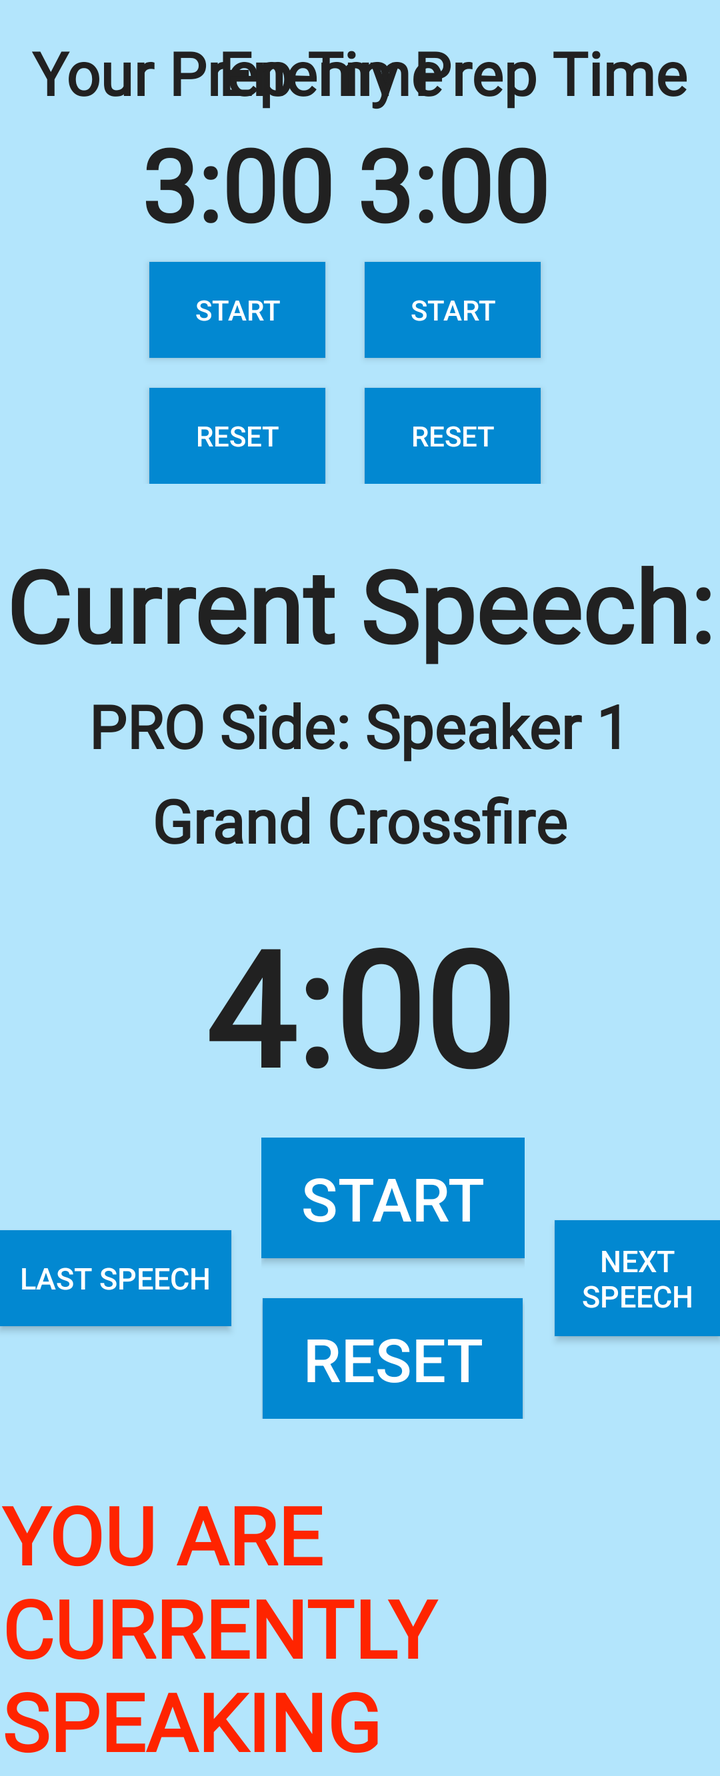
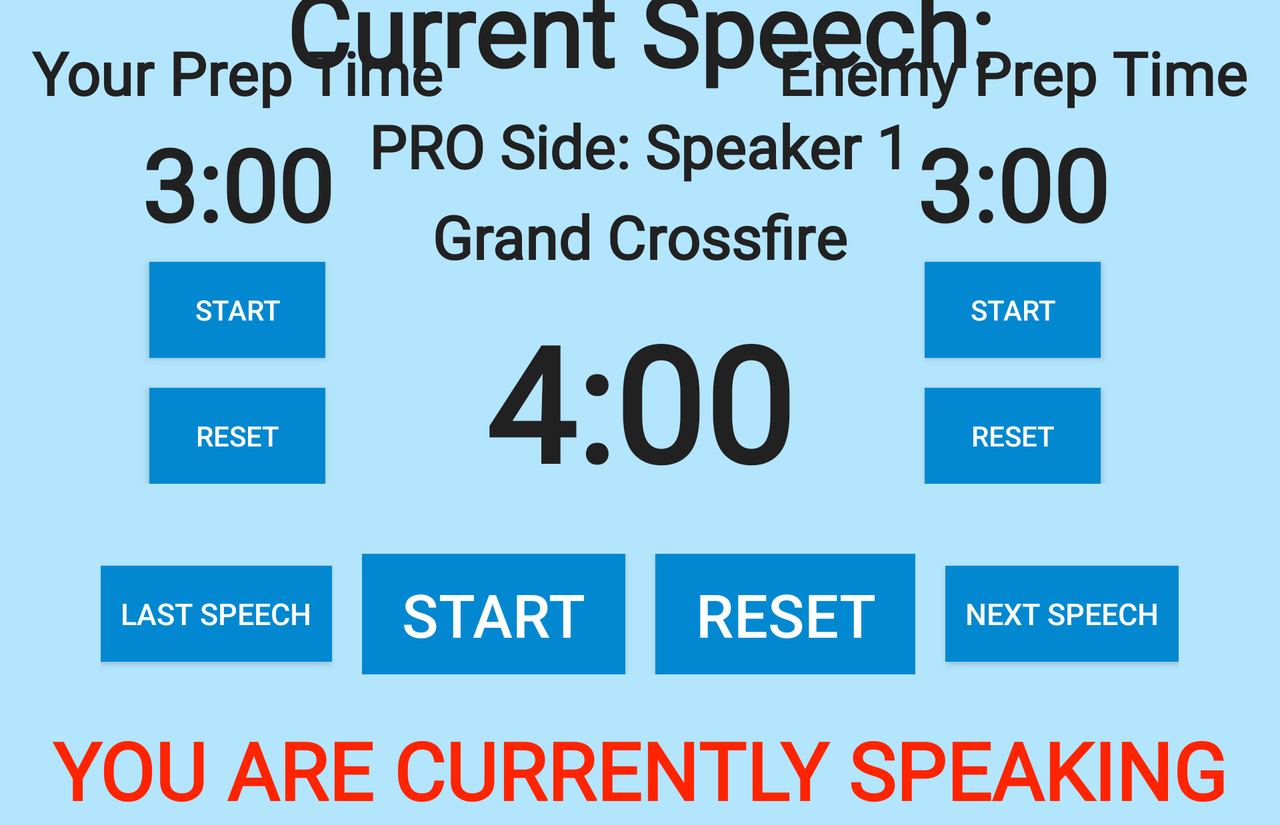

One screen, two layout resources from the same app: the default and the repository's alternative for another configuration. Each is rendered where Android would select it; the XML of both is given below.
<!-- AndroidManifest.xml: application theme AppTheme -->
<!-- res/layout/fragment_debate_timer.xml -->
<?xml version="1.0" encoding="utf-8"?>
<ScrollView xmlns:android="http://schemas.android.com/apk/res/android"
    xmlns:tools="http://schemas.android.com/tools"
    android:layout_width="match_parent"
    android:layout_height="match_parent"
    android:background="#B3E5FC"
    tools:context=".DebateTimerFragment">
    <LinearLayout
        android:layout_width="match_parent"
        android:layout_height="wrap_content"
        android:orientation="vertical">
        <RelativeLayout
            android:layout_width="wrap_content"
            android:layout_height="wrap_content">

            <LinearLayout
                android:id="@+id/myPrepTime"
                android:layout_width="wrap_content"
                android:layout_height="wrap_content"
                android:layout_margin="15dp"
                android:orientation="vertical">

                <TextView
                    android:layout_width="wrap_content"
                    android:layout_height="wrap_content"
                    android:fontFamily="@font/ostrich"
                    android:text="@string/your_prep_time"
                    android:textColor="#212121"
                    android:textSize="30sp"
                    android:textStyle="bold"
                    android:padding = "1dp"/>

                <TextView
                    android:id="@+id/myTimerText"
                    android:layout_width="wrap_content"
                    android:layout_height="wrap_content"
                    android:layout_gravity="center"
                    android:fontFamily="@font/ostrich"
                    android:text="@string/_3_00"
                    android:textColor="#212121"
                    android:textSize="50sp"
                    android:textStyle="bold"
                    android:padding = "1dp"/>

                <Button
                    android:id="@+id/myStopTimer"
                    android:layout_width="wrap_content"
                    android:layout_height="wrap_content"
                    android:layout_gravity="center"
                    android:layout_marginTop="5dp"
                    android:background="#0288D1"
                    android:text="@string/start"
                    android:textColor="#ffffff" />

                <Button
                    android:id="@+id/myResetTimer"
                    android:layout_width="wrap_content"
                    android:layout_height="wrap_content"
                    android:layout_gravity="center"
                    android:layout_marginTop="15dp"
                    android:background="#0288D1"
                    android:text="@string/reset"
                    android:textColor="#ffffff" />
            </LinearLayout>

            <LinearLayout
                android:id="@+id/opponentPrepTime"
                android:layout_width="wrap_content"
                android:layout_height="wrap_content"
                android:layout_alignParentRight="true"
                android:layout_margin="15dp"
                android:orientation="vertical">

                <TextView
                    android:layout_width="wrap_content"
                    android:layout_height="wrap_content"
                    android:fontFamily="@font/ostrich"
                    android:text="@string/enemy_prep_time"
                    android:textColor="#212121"
                    android:textSize="30sp"
                    android:textStyle="bold"
                    android:padding = "1dp"/>

                <TextView
                    android:id="@+id/opponentTimerText"
                    android:layout_width="wrap_content"
                    android:layout_height="wrap_content"
                    android:layout_gravity="center"
                    android:fontFamily="@font/ostrich"
                    android:text="@string/_3_00"
                    android:textColor="#212121"
                    android:textSize="50sp"
                    android:textStyle="bold"
                    android:padding = "1dp"/>

                <Button
                    android:id="@+id/opponentStopTimer"
                    android:layout_width="wrap_content"
                    android:layout_height="wrap_content"
                    android:layout_gravity="center"
                    android:layout_marginTop="5dp"
                    android:background="#0288D1"
                    android:text="@string/start"
                    android:textColor="#ffffff" />

                <Button
                    android:id="@+id/opponentResetTimer"
                    android:layout_width="wrap_content"
                    android:layout_height="wrap_content"
                    android:layout_gravity="center"
                    android:layout_marginTop="15dp"
                    android:background="#0288D1"
                    android:text="@string/reset"
                    android:textColor="#ffffff" />
            </LinearLayout>
        </RelativeLayout>

        <TextView
            android:layout_width="wrap_content"
            android:layout_height="wrap_content"
            android:layout_gravity="center"
            android:layout_marginTop="11dp"
            android:fontFamily="@font/ostrich"
            android:text="@string/current_speech"
            android:textColor="#212121"
            android:textSize="50sp"
            android:textStyle="bold"
            android:padding = "1dp"/>

        <TextView
            android:id="@+id/currentSpeaker"
            android:layout_width="wrap_content"
            android:layout_height="wrap_content"
            android:layout_gravity="center"
            android:layout_marginTop="5dp"
            android:fontFamily="@font/ostrich"
            android:text="@string/pro_side_speaker_1"
            android:textColor="#212121"
            android:textSize="30sp"
            android:textStyle="bold"
            android:padding = "1dp"/>

        <TextView
            android:id="@+id/currentSpeech"
            android:layout_width="wrap_content"
            android:layout_height="wrap_content"
            android:layout_gravity="center"
            android:layout_marginTop="5dp"
            android:fontFamily="@font/ostrich"
            android:text="@string/grand_crossfire"
            android:textColor="#212121"
            android:textSize="30sp"
            android:textStyle="bold"
            android:padding = "1dp"/>

        <TextView
            android:id="@+id/currentTimer"
            android:layout_width="wrap_content"
            android:layout_height="wrap_content"
            android:layout_gravity="center"
            android:layout_marginTop="15dp"
            android:fontFamily="@font/ostrich"
            android:text="@string/_4_00"
            android:textColor="#212121"
            android:textSize="80sp"
            android:textStyle="bold"
            android:padding = "3dp"/>

        <LinearLayout
            android:layout_width="wrap_content"
            android:layout_height="wrap_content"
            android:layout_gravity="center"
            android:layout_marginTop="10dp">

            <Button
                android:id="@+id/currentPreviousTimer"
                android:layout_width="wrap_content"
                android:layout_height="wrap_content"
                android:layout_gravity="center"
                android:layout_marginRight="15dp"
                android:background="#0288D1"
                android:padding="10dp"
                android:text="@string/last_speech"
                android:textColor="#ffffff"
                android:textSize="15sp" />
            <LinearLayout
                android:layout_width="wrap_content"
                android:layout_height="wrap_content"
                android:orientation = "vertical"
                android:layout_marginRight="15dp">
                <Button
                    android:id="@+id/currentStopTimer"
                    android:layout_width="wrap_content"
                    android:layout_height="wrap_content"
                    android:layout_gravity="center"
                    android:background="#0288D1"
                    android:paddingTop = "10dp"
                    android:paddingBottom="10dp"
                    android:paddingLeft="20dp"
                    android:paddingRight ="20dp"
                    android:text="@string/start"
                    android:textColor="#ffffff"
                    android:textSize="30sp" />
                <Button
                    android:id="@+id/currentResetTimer"
                    android:layout_width="wrap_content"
                    android:layout_height="wrap_content"
                    android:layout_gravity="center"
                    android:background="#0288D1"
                    android:paddingTop = "10dp"
                    android:paddingBottom="10dp"
                    android:paddingLeft="20dp"
                    android:paddingRight ="20dp"
                    android:layout_marginTop = "20dp"
                    android:text="@string/reset"
                    android:textColor="#ffffff"
                    android:textSize="30sp" />
            </LinearLayout>


            <Button
                android:id="@+id/currentNextTimer"
                android:layout_width="wrap_content"
                android:layout_height="wrap_content"
                android:layout_gravity="center"
                android:background="#0288D1"
                android:padding="10dp"
                android:text="@string/next_speech"
                android:textColor="#ffffff"
                android:textSize="15sp" />
        </LinearLayout>

        <TextView
            android:id="@+id/youAreCurrent"
            android:layout_width="wrap_content"
            android:layout_height="wrap_content"
            android:layout_gravity="center"
            android:layout_marginTop="30dp"
            android:fontFamily="@font/ostrich"
            android:text="@string/you_are_currently_speaking"
            android:textColor="#FF2400"
            android:textSize="40sp"
            android:textStyle="bold"
            android:padding = "1dp"/>
    </LinearLayout>

    </ScrollView>
<!-- resources referenced by this layout -->
<resources>
  <string name="_3_00">3:00</string>
  <string name="_4_00">4:00</string>
  <string name="current_speech">Current Speech:</string>
  <string name="enemy_prep_time">Enemy Prep Time</string>
  <string name="grand_crossfire">Grand Crossfire</string>
  <string name="last_speech">Last Speech</string>
  <string name="next_speech">Next Speech</string>
  <string name="pro_side_speaker_1">PRO Side: Speaker 1</string>
  <string name="reset">Reset</string>
  <string name="start">Start</string>
  <string name="you_are_currently_speaking">YOU ARE CURRENTLY SPEAKING</string>
  <string name="your_prep_time">Your Prep Time</string>
  <style name="AppTheme" parent="Theme.AppCompat.Light.NoActionBar">
          
          <item name="colorPrimary">#0288D1</item>
          <item name="colorPrimaryDark">@color/colorPrimaryDark</item>
          <item name="colorAccent">@color/colorAccent</item>
      </style>
</resources>
<!-- res/layout-land/fragment_debate_timer.xml (the repository's variant of the layout above) -->
<!-- drawn on the phone turned sideways -->
<?xml version="1.0" encoding="utf-8"?>
<ScrollView xmlns:android="http://schemas.android.com/apk/res/android"
    android:orientation="vertical" android:layout_width="match_parent"
    android:layout_height="match_parent"
    android:background="#B3E5FC">
        <RelativeLayout
            android:layout_width="match_parent"
            android:layout_height="wrap_content">

            <LinearLayout
                android:id="@+id/myPrepTime"
                android:layout_width="wrap_content"
                android:layout_height="wrap_content"
                android:layout_margin="15dp"
                android:orientation="vertical">

                <TextView
                    android:layout_width="wrap_content"
                    android:layout_height="wrap_content"
                    android:fontFamily="@font/ostrich"
                    android:text="@string/your_prep_time"
                    android:textColor="#212121"
                    android:textSize="30sp"
                    android:textStyle="bold"
                    android:padding = "1dp"/>

                <TextView
                    android:id="@+id/myTimerText"
                    android:layout_width="wrap_content"
                    android:layout_height="wrap_content"
                    android:layout_gravity="center"
                    android:fontFamily="@font/ostrich"
                    android:text="@string/_3_00"
                    android:textColor="#212121"
                    android:textSize="50sp"
                    android:textStyle="bold"
                    android:padding = "1dp"/>

                <Button
                    android:id="@+id/myStopTimer"
                    android:layout_width="wrap_content"
                    android:layout_height="wrap_content"
                    android:layout_gravity="center"
                    android:layout_marginTop="5dp"
                    android:background="#0288D1"
                    android:text="@string/start"
                    android:textColor="#ffffff" />

                <Button
                    android:id="@+id/myResetTimer"
                    android:layout_width="wrap_content"
                    android:layout_height="wrap_content"
                    android:layout_gravity="center"
                    android:layout_marginTop="15dp"
                    android:background="#0288D1"
                    android:text="@string/reset"
                    android:textColor="#ffffff" />
            </LinearLayout>
            <LinearLayout
                android:layout_height="wrap_content"
                android:layout_width = "wrap_content"
                android:orientation="vertical"
                android:layout_centerHorizontal="true"
                android:layout_above = "@id/currentButtons"
                android:layout_marginTop = "10dp">
                <TextView
                    android:layout_width="wrap_content"
                    android:layout_height="wrap_content"
                    android:layout_gravity="center"
                    android:layout_marginTop="11dp"
                    android:fontFamily="@font/ostrich"
                    android:text="@string/current_speech"
                    android:textColor="#212121"
                    android:textSize="50sp"
                    android:textStyle="bold"
                    android:padding = "1dp"/>

                <TextView
                    android:id="@+id/currentSpeaker"
                    android:layout_width="wrap_content"
                    android:layout_height="wrap_content"
                    android:layout_gravity="center"
                    android:layout_marginTop="3dp"
                    android:fontFamily="@font/ostrich"
                    android:text="@string/pro_side_speaker_1"
                    android:textColor="#212121"
                    android:textSize="30sp"
                    android:textStyle="bold"
                    android:padding = "1dp"/>

                <TextView
                    android:id="@+id/currentSpeech"
                    android:layout_width="wrap_content"
                    android:layout_height="wrap_content"
                    android:layout_gravity="center"
                    android:layout_marginTop="3dp"
                    android:fontFamily="@font/ostrich"
                    android:text="@string/grand_crossfire"
                    android:textColor="#212121"
                    android:textSize="30sp"
                    android:textStyle="bold"
                    android:padding = "1dp"/>

                <TextView
                    android:id="@+id/currentTimer"
                    android:layout_width="wrap_content"
                    android:layout_height="wrap_content"
                    android:layout_gravity="center"
                    android:layout_marginTop="5dp"
                    android:fontFamily="@font/ostrich"
                    android:text="@string/_4_00"
                    android:textColor="#212121"
                    android:textSize="80sp"
                    android:textStyle="bold"
                    android:padding = "3dp"/>
            </LinearLayout>
            <LinearLayout
                android:layout_width="wrap_content"
                android:layout_height="wrap_content"
                android:layout_gravity="center"
                android:layout_marginTop="20dp"
                android:layout_below = "@id/myPrepTime"
                android:layout_centerHorizontal="true"
                android:id = "@+id/currentButtons">

                <Button
                    android:id="@+id/currentPreviousTimer"
                    android:layout_width="wrap_content"
                    android:layout_height="wrap_content"
                    android:layout_gravity="center"
                    android:layout_marginRight="15dp"
                    android:background="#0288D1"
                    android:padding="10dp"
                    android:text="@string/last_speech"
                    android:textColor="#ffffff"
                    android:textSize="15sp" />
                <LinearLayout
                    android:layout_width="wrap_content"
                    android:layout_height="wrap_content"
                    android:orientation = "horizontal"
                    android:layout_marginRight="15dp">
                    <Button
                        android:id="@+id/currentStopTimer"
                        android:layout_width="wrap_content"
                        android:layout_height="wrap_content"
                        android:layout_gravity="center"
                        android:background="#0288D1"
                        android:paddingTop = "10dp"
                        android:paddingBottom="10dp"
                        android:paddingLeft="20dp"
                        android:paddingRight ="20dp"
                        android:text="@string/start"
                        android:textColor="#ffffff"
                        android:textSize="30sp"
                        android:layout_marginRight="15dp"/>
                    <Button
                        android:id="@+id/currentResetTimer"
                        android:layout_width="wrap_content"
                        android:layout_height="wrap_content"
                        android:layout_gravity="center"
                        android:background="#0288D1"
                        android:paddingTop = "10dp"
                        android:paddingBottom="10dp"
                        android:paddingLeft="20dp"
                        android:paddingRight ="20dp"
                        android:text="@string/reset"
                        android:textColor="#ffffff"
                        android:textSize="30sp" />
                </LinearLayout>


                <Button
                    android:id="@+id/currentNextTimer"
                    android:layout_width="wrap_content"
                    android:layout_height="wrap_content"
                    android:layout_gravity="center"
                    android:background="#0288D1"
                    android:padding="10dp"
                    android:text="@string/next_speech"
                    android:textColor="#ffffff"
                    android:textSize="15sp" />
            </LinearLayout>

            <TextView
                android:id="@+id/youAreCurrent"
                android:layout_width="wrap_content"
                android:layout_height="wrap_content"
                android:layout_gravity="center"
                android:layout_marginTop="20dp"
                android:layout_below = "@id/currentButtons"
                android:fontFamily="@font/ostrich"
                android:text="@string/you_are_currently_speaking"
                android:textColor="#FF2400"
                android:textSize="40sp"
                android:textStyle="bold"
                android:padding = "1dp"
                android:layout_centerHorizontal="true"/>
            <LinearLayout
                android:id="@+id/opponentPrepTime"
                android:layout_width="wrap_content"
                android:layout_height="wrap_content"
                android:layout_alignParentRight="true"
                android:layout_margin="15dp"
                android:orientation="vertical">

                <TextView
                    android:layout_width="wrap_content"
                    android:layout_height="wrap_content"
                    android:fontFamily="@font/ostrich"
                    android:text="@string/enemy_prep_time"
                    android:textColor="#212121"
                    android:textSize="30sp"
                    android:textStyle="bold"
                    android:padding = "1dp"/>

                <TextView
                    android:id="@+id/opponentTimerText"
                    android:layout_width="wrap_content"
                    android:layout_height="wrap_content"
                    android:layout_gravity="center"
                    android:fontFamily="@font/ostrich"
                    android:text="@string/_3_00"
                    android:textColor="#212121"
                    android:textSize="50sp"
                    android:textStyle="bold"
                    android:padding = "1dp"/>

                <Button
                    android:id="@+id/opponentStopTimer"
                    android:layout_width="wrap_content"
                    android:layout_height="wrap_content"
                    android:layout_gravity="center"
                    android:layout_marginTop="5dp"
                    android:background="#0288D1"
                    android:text="@string/start"
                    android:textColor="#ffffff" />

                <Button
                    android:id="@+id/opponentResetTimer"
                    android:layout_width="wrap_content"
                    android:layout_height="wrap_content"
                    android:layout_gravity="center"
                    android:layout_marginTop="15dp"
                    android:background="#0288D1"
                    android:text="@string/reset"
                    android:textColor="#ffffff" />
            </LinearLayout>
        </RelativeLayout>
</ScrollView>
